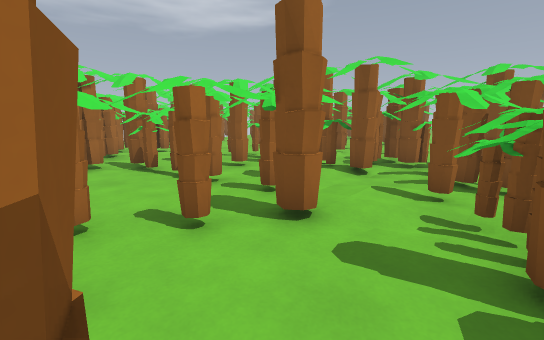
[1] (above)

24 first-person views from a walk through a Godot game level. The camera is 1.3 m above the floor, tilts 10° down and sees 90° across. The floor is counted in squares, 1 m on a side. Each view is taken from the middle of a square. On the plan, view 1 faces up. The plan holds only what a view shows up to about 13 squares ahead; the rest is blank. The place goes on beyond the plan. Some surface patterns are stand-ins.

[2]
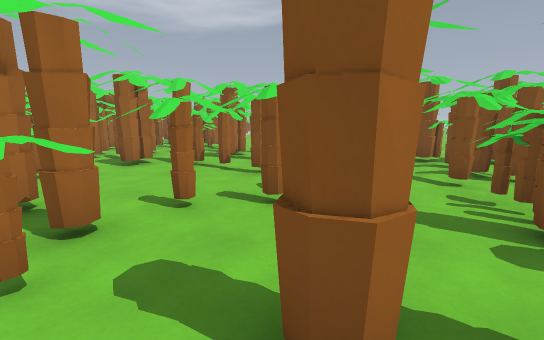

[3]
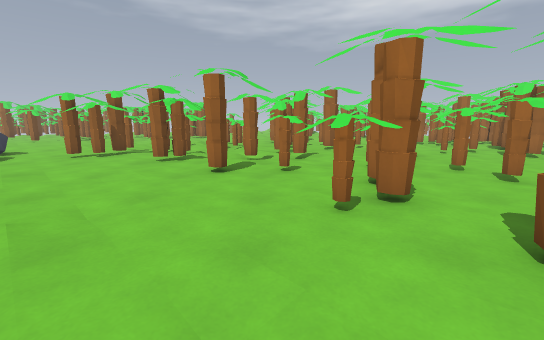

[4]
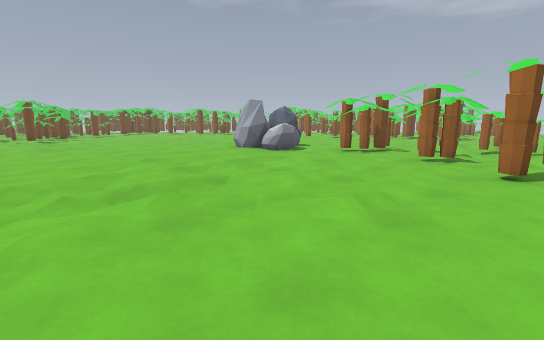

[5]
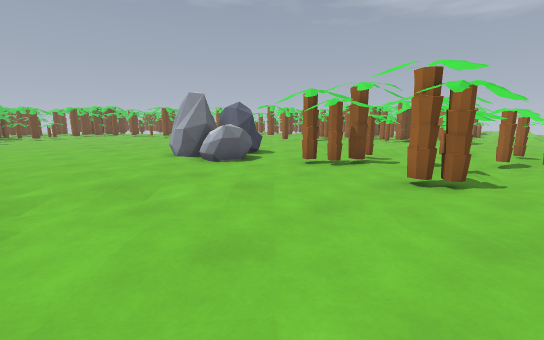

[6]
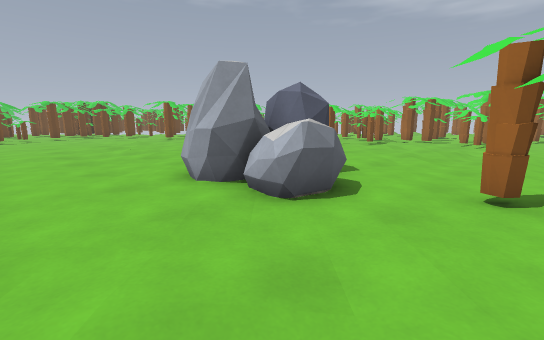

[7]
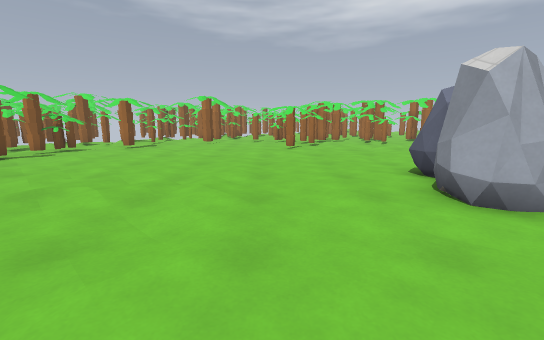

[8]
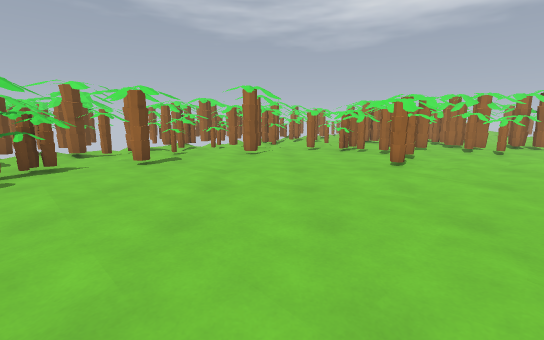

[9]
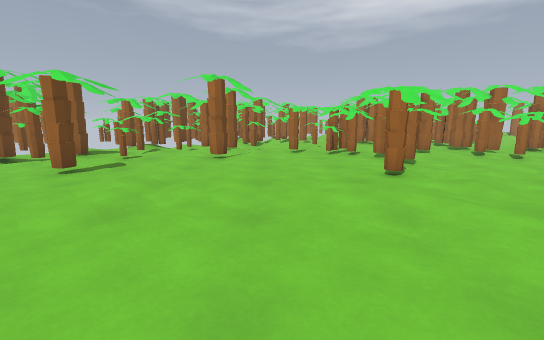

[10]
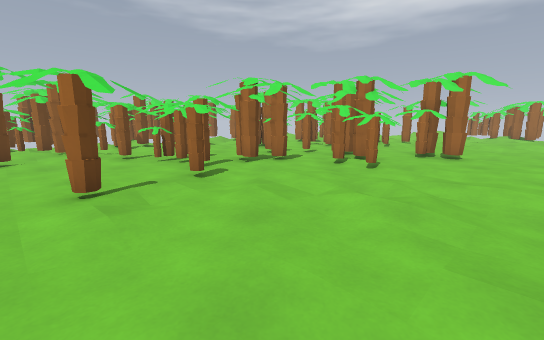

[11]
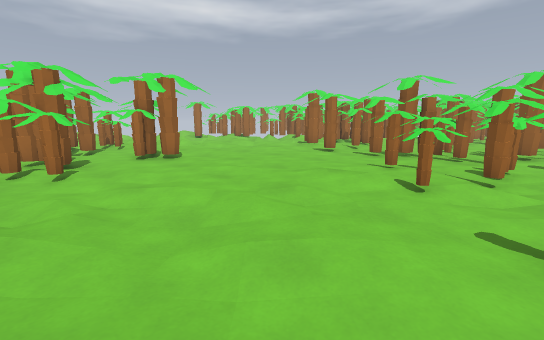

[12]
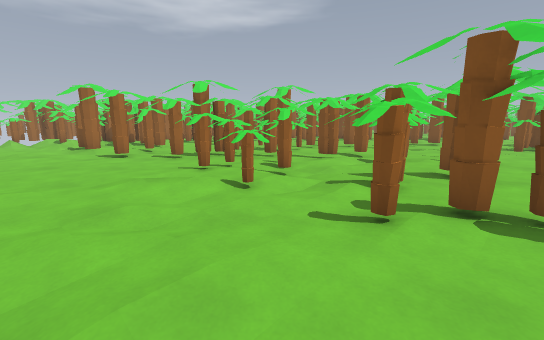

[13]
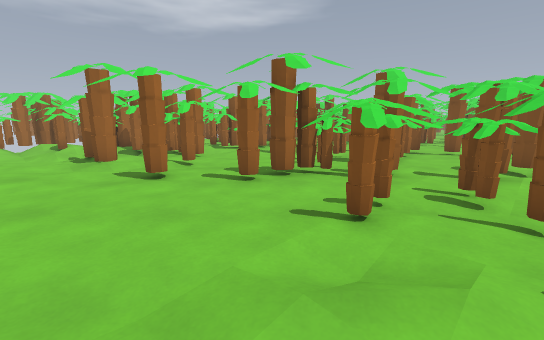

[14]
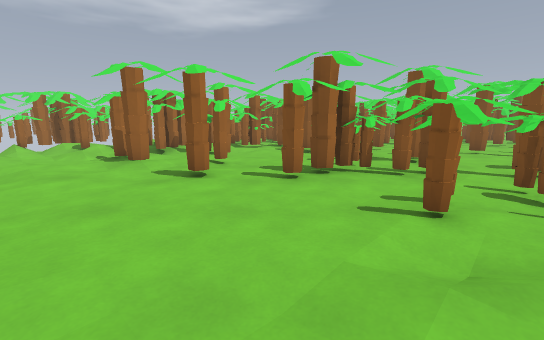

[15]
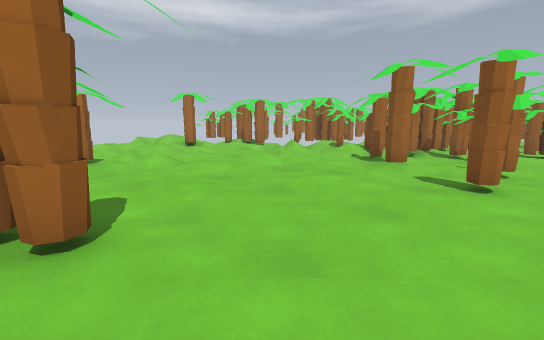

[16]
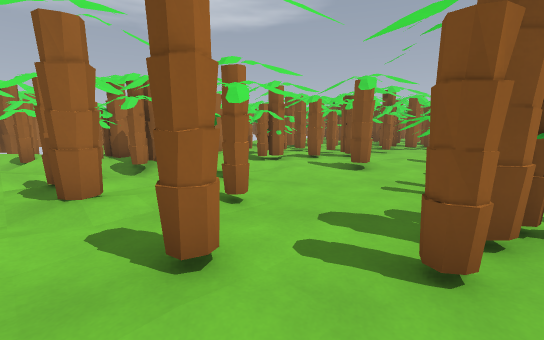

[17]
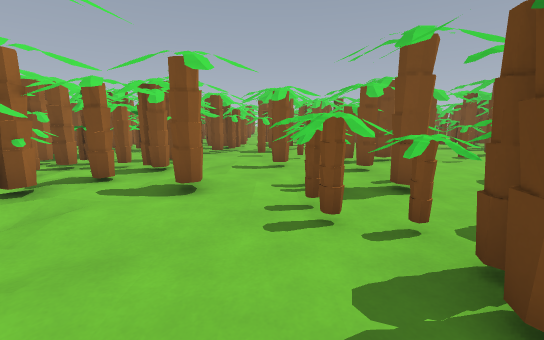

[18]
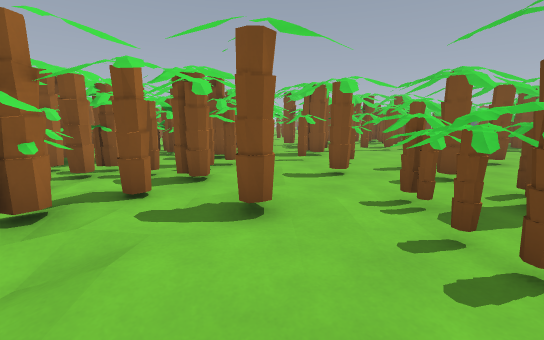

[19]
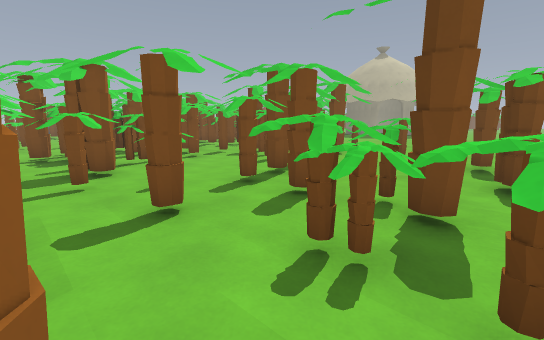

[20]
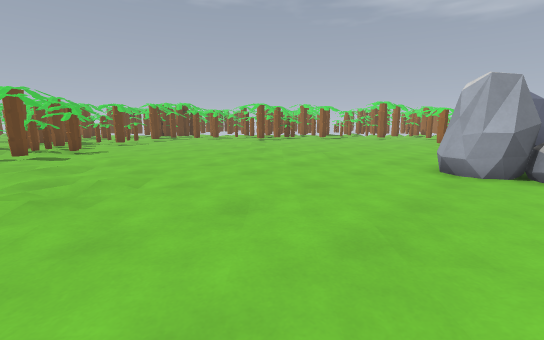

[21]
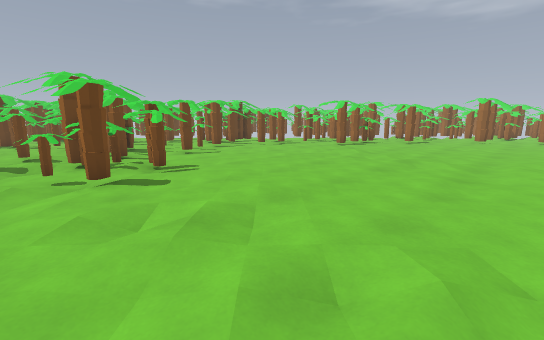

[22]
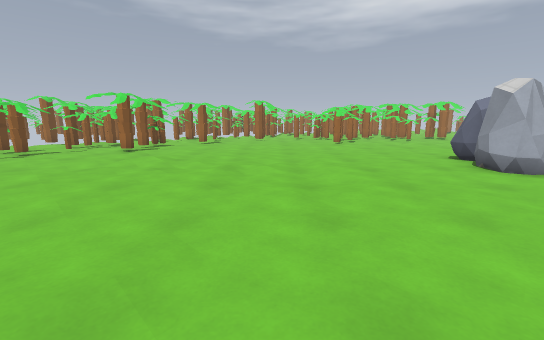

[23]
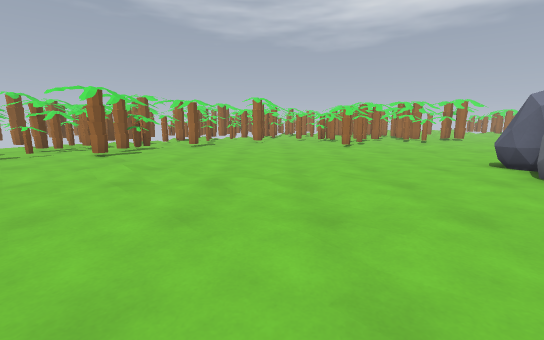

[24]
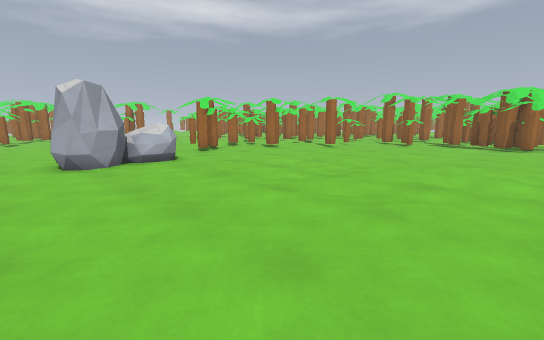

### Floor plan
Key: @ floor where view 1 was taken; # wall or solid block; x gap in a wall; . main floor; : floor 0.25 m higher than the main floor; - floor 0.25 m lower than the main floor; / step, stairs or slope; = window, fence, low wall or low ledge; ^ raised ledge; T thing the floor can be seen under or through.
Columns run from 21 left of view 1 to 6 right of it. Each row starts with its distance up from view 1.
 10                       #..
  9             ####     #####.
  8            ##..##    #######
  7          ### .T#######.#
  6       #####...T....###.
  5     #  #.....TT^.....#. #
  4 ######--..#... T  . TT. #
  3  / -.#......T..##.TTT .^#
  2 /:/. ##...#^TTT. .T.   x#
  1 /..#..#...^TTT....TT....####
  0 /...#.#.. #T.. .....#@#. ##.
 -1 /... ....##TT...#..#..#.....
 -2 /./...#.#..T..#... #........
 -3 ........... TT./#..#........
 -4 :/........^^TT... ..........
 -5 ..........^ TT ^TT..........
 -6 .... ....//=T=TT.T..........
 -7 ...........TT TT............
 -8 .. ##........TTTT...........
 -9 #..#. .......TT.#....-..../.
-10 #....................../....
-11   ####......................
-12 .##.##..-........^=.........
-13 .##.. .../.....###..........
-14 .##.#..........####.........
-15   ..# ...........##.........
-16   ..####....................
-17    ## ...#..................
-18   .##...................../.
-19  ..##....................//.
-20  ......................../.
-21 #.# .  .....................
-22  ..###  ................./..
-23   #..  .................../.
-24   ##=.......................
-25     #.^.#...................
-26      ...................#.#.
-27   #. ## .^#............##.#.
-28    //-#.. .###......... #^..
-29       #    ....... .... .#/

Where each view was taken, in squares from view 1:
view 1: 0 up, 0 right, facing up
view 2: 1 down, 1 left, facing up
view 3: 2 down, 5 right, facing left
view 4: 3 down, 6 right, facing down-left
view 5: 4 down, 2 right, facing down-left
view 6: 9 down, 0 right, facing down-left
view 7: 18 down, 1 right, facing left
view 8: 21 down, 4 left, facing left
view 9: 20 down, 6 left, facing left
view 10: 14 down, 8 left, facing left
view 11: 12 down, 8 left, facing up-left
view 12: 12 down, 9 left, facing up
view 13: 8 down, 12 left, facing up
view 14: 8 down, 13 left, facing up
view 15: 8 down, 14 left, facing up-left
view 16: 4 down, 14 left, facing up
view 17: 1 down, 14 left, facing up-right
view 18: 1 up, 14 left, facing up-right
view 19: 3 up, 12 left, facing right
view 20: 13 down, 5 right, facing down-left
view 21: 19 down, 6 right, facing down-left
view 22: 21 down, 4 right, facing left
view 23: 21 down, 2 right, facing left
view 24: 16 down, 6 right, facing up-left
